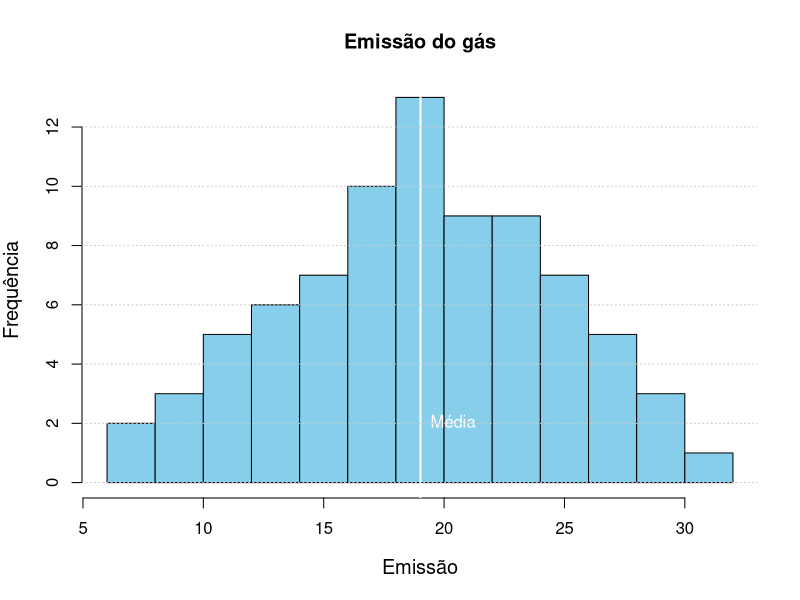

Generate this figure with R:
# Dados das emissões
emissoes <- c(
  15.8, 22.7, 26.8, 19.1, 18.5, 14.4, 8.3, 25.9, 26.4, 9.8, 21.9, 10.5,
  17.3, 6.2, 18.0, 22.9, 24.6, 19.4, 12.3, 15.9, 20.1, 17.0, 22.3, 27.5,
  23.9, 17.5, 11.0, 20.4, 16.2, 20.8, 20.9, 21.4, 18.0, 24.3, 11.8, 17.9,
  18.7, 12.8, 15.5, 19.2, 13.9, 28.6, 19.4, 21.6, 13.5, 24.6, 20.0, 24.1,
  9.0, 17.6, 25.7, 20.1, 13.2, 23.7, 10.7, 19.0, 14.5, 18.1, 31.8, 28.5,
  22.7, 15.2, 23.0, 29.6, 11.2, 14.7, 20.5, 26.6, 13.3, 18.1, 24.8, 26.1,
  7.7, 22.5, 19.3, 19.4, 16.7, 16.9, 23.5, 18.4
)

# histograma
hist(emissoes,
     main = "Emissão do gás",    # título do gráfico
     xlab = "Emissão",           # eixo x
     ylab = "Frequência",        # eixo y
     col = "skyblue",            # cor das barras
     border = "black",           # ajuste entre as barras
     breaks = 15,                # quantidade de intervalos
     cex.main = 1.2,             # Tamanho do título
     cex.lab = 1.2               # Tamanho dos rótulos dos eixos
)

# linha de indicação da média 
abline(v = mean(emissoes), col = "white", lwd = 2)
text(mean(emissoes), 2, "Média", col = "white", pos = 4)

# Pontilhado 
grid(nx = NA, ny = NULL, col = "gray80", lty = "dotted")
